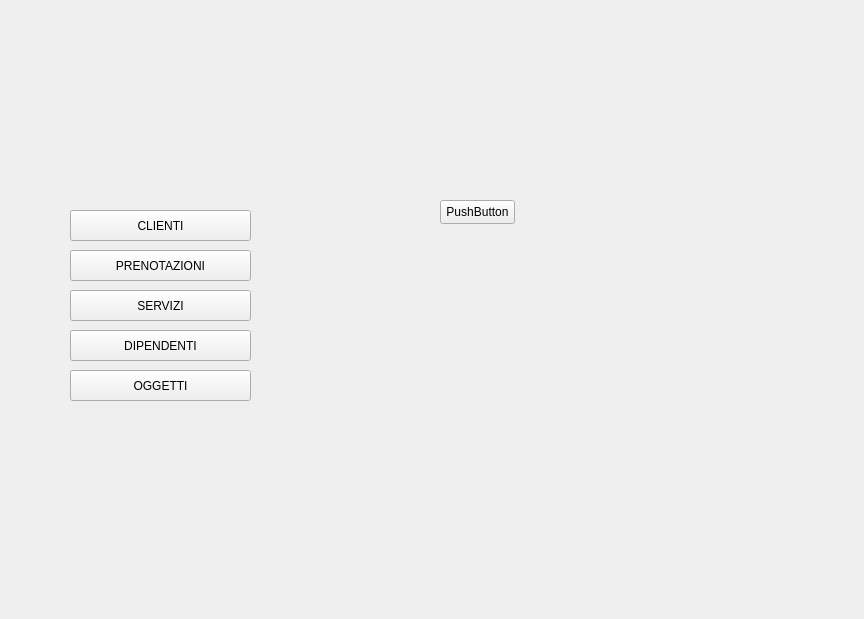
<?xml version="1.0" encoding="UTF-8"?>
<ui version="4.0">
 <class>Home</class>
 <widget class="QMainWindow" name="Home">
  <property name="enabled">
   <bool>true</bool>
  </property>
  <property name="geometry">
   <rect>
    <x>0</x>
    <y>0</y>
    <width>864</width>
    <height>619</height>
   </rect>
  </property>
  <property name="cursor">
   <cursorShape>ArrowCursor</cursorShape>
  </property>
  <property name="windowTitle">
   <string>MainWindow</string>
  </property>
  <property name="styleSheet">
   <string notr="true"/>
  </property>
  <widget class="QWidget" name="centralwidget">
   <widget class="QPushButton" name="pushButton">
    <property name="geometry">
     <rect>
      <x>70</x>
      <y>210</y>
      <width>181</width>
      <height>31</height>
     </rect>
    </property>
    <property name="styleSheet">
     <string notr="true">font: 75 italic 12pt &quot;MS Sans Serif&quot;;</string>
    </property>
    <property name="text">
     <string>CLIENTI</string>
    </property>
   </widget>
   <widget class="QPushButton" name="pushButton_2">
    <property name="geometry">
     <rect>
      <x>70</x>
      <y>250</y>
      <width>181</width>
      <height>31</height>
     </rect>
    </property>
    <property name="styleSheet">
     <string notr="true">font: 75 italic 12pt &quot;MS Sans Serif&quot;;</string>
    </property>
    <property name="text">
     <string>PRENOTAZIONI</string>
    </property>
   </widget>
   <widget class="QPushButton" name="pushButton_3">
    <property name="geometry">
     <rect>
      <x>70</x>
      <y>290</y>
      <width>181</width>
      <height>31</height>
     </rect>
    </property>
    <property name="styleSheet">
     <string notr="true">font: 75 italic 12pt &quot;MS Sans Serif&quot;;</string>
    </property>
    <property name="text">
     <string>SERVIZI</string>
    </property>
   </widget>
   <widget class="QPushButton" name="pushButton_4">
    <property name="geometry">
     <rect>
      <x>70</x>
      <y>330</y>
      <width>181</width>
      <height>31</height>
     </rect>
    </property>
    <property name="styleSheet">
     <string notr="true">font: 75 italic 12pt &quot;MS Sans Serif&quot;;</string>
    </property>
    <property name="text">
     <string>DIPENDENTI</string>
    </property>
   </widget>
   <widget class="QPushButton" name="pushButton_5">
    <property name="geometry">
     <rect>
      <x>70</x>
      <y>370</y>
      <width>181</width>
      <height>31</height>
     </rect>
    </property>
    <property name="styleSheet">
     <string notr="true">font: 75 italic 12pt &quot;MS Sans Serif&quot;;</string>
    </property>
    <property name="text">
     <string>OGGETTI</string>
    </property>
   </widget>
   <widget class="QPushButton" name="pushButton_6">
    <property name="geometry">
     <rect>
      <x>440</x>
      <y>200</y>
      <width>75</width>
      <height>24</height>
     </rect>
    </property>
    <property name="text">
     <string>PushButton</string>
    </property>
   </widget>
  </widget>
 </widget>
 <resources>
  <include location="../../immaginiprogetto/immagini.qrc"/>
 </resources>
 <connections>
  <connection>
   <sender>pushButton</sender>
   <signal>clicked()</signal>
   <receiver>Home</receiver>
   <slot>go_lista_clienti()</slot>
   <hints>
    <hint type="sourcelabel">
     <x>159</x>
     <y>231</y>
    </hint>
    <hint type="destinationlabel">
     <x>306</x>
     <y>109</y>
    </hint>
   </hints>
  </connection>
 </connections>
 <slots>
  <slot>go_lista_clienti()</slot>
 </slots>
</ui>
